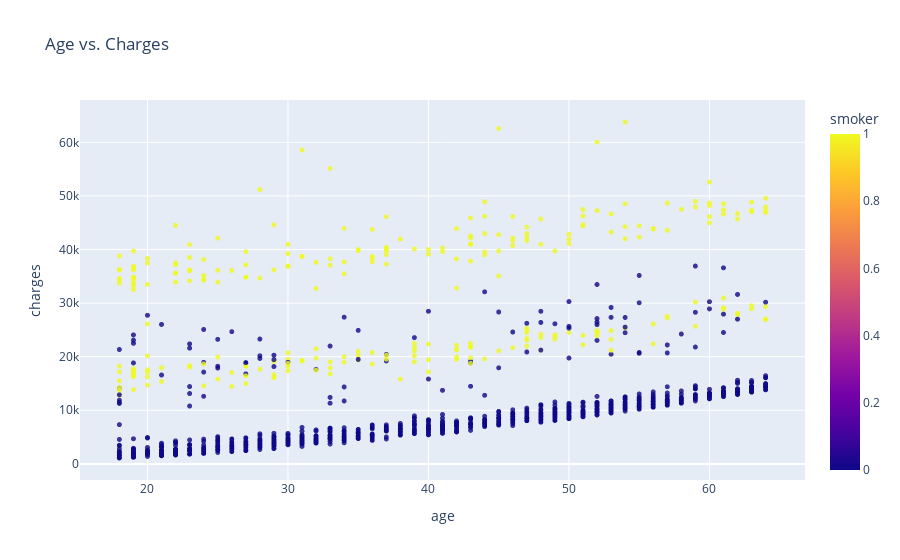

Here is the notebook cell this chart was saved with:
### Code cell
#Relation between age and Charges
plt.figure(figsize=(10,12))
fig = px.scatter(df, 
                 x='age', 
                 y='charges', 
                 color='smoker', 
                 opacity=0.8, 
                 hover_data=['sex'], 
                 title='Age vs. Charges')
fig.update_traces(marker_size=5)
fig.show()

### Figure 1 — Plotly figure (JSON) as saved in the notebook; plotly's stock layout.template omitted (floating-point values rounded to 4 significant figures; data arrays with more than 128 entries replaced by an {"elided": "..."} marker saying what was removed)
{"data": [{"customdata": {"elided": "1338x1 int values"}, "hovertemplate": "age=%{x}<br>charges=%{y}<br>sex=%{customdata[0]}<br>smoker=%{marker.color}<extra></extra>", "legendgroup": "", "marker": {"color": {"elided": "1338 int values"}, "coloraxis": "coloraxis", "opacity": 0.8, "size": 5, "symbol": "circle"}, "mode": "markers", "name": "", "showlegend": false, "type": "scattergl", "x": {"elided": "1338 int values"}, "xaxis": "x", "y": {"elided": "1338 float values"}, "yaxis": "y"}], "layout": {"coloraxis": {"colorbar": {"title": {"text": "smoker"}}, "colorscale": [[0, "#0d0887"], [0.1111, "#46039f"], [0.2222, "#7201a8"], [0.3333, "#9c179e"], [0.4444, "#bd3786"], [0.5556, "#d8576b"], [0.6667, "#ed7953"], [0.7778, "#fb9f3a"], [0.8889, "#fdca26"], [1, "#f0f921"]]}, "legend": {"tracegroupgap": 0}, "title": {"text": "Age vs. Charges"}, "xaxis": {"anchor": "y", "domain": [0, 1], "title": {"text": "age"}}, "yaxis": {"anchor": "x", "domain": [0, 1], "title": {"text": "charges"}}}}
